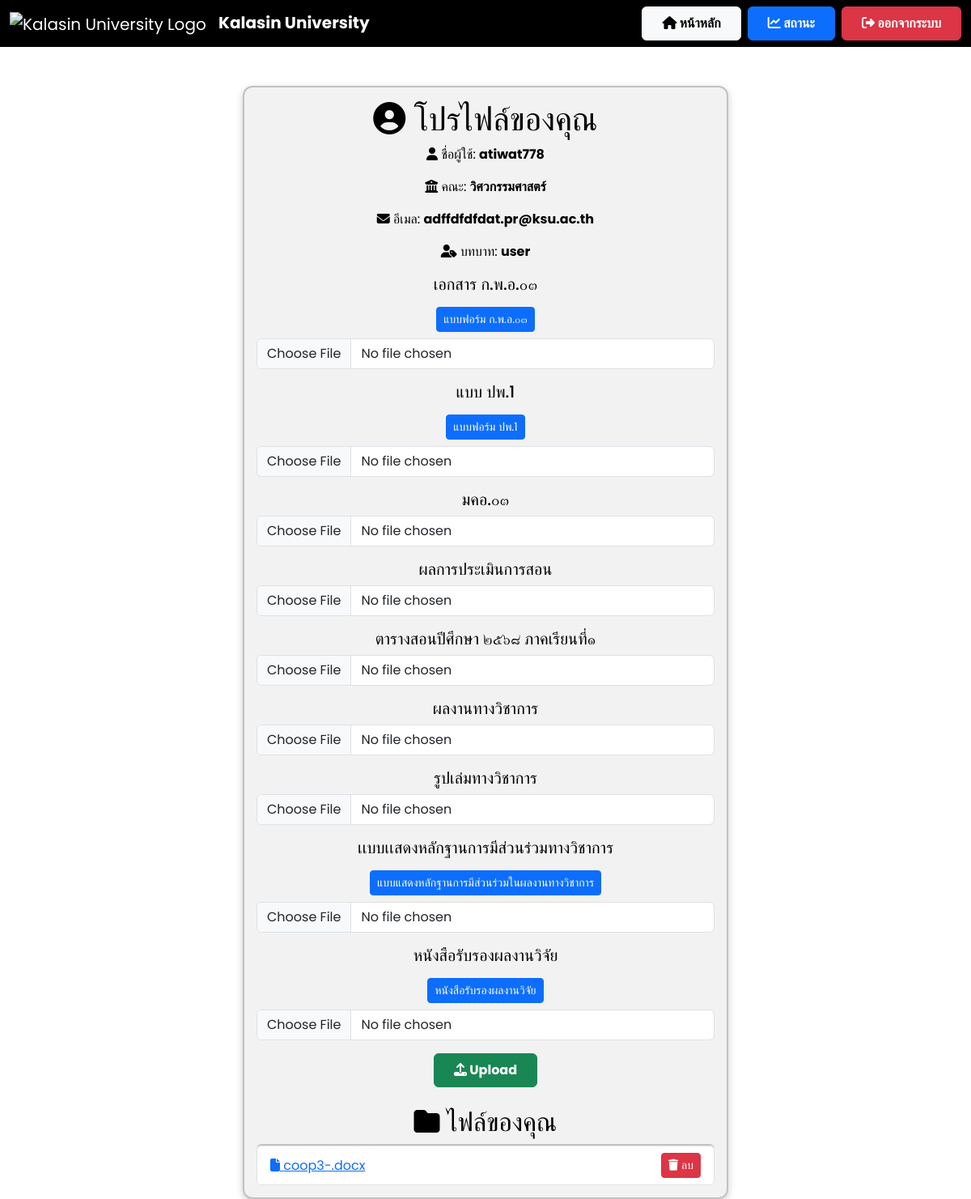
/profile (signed in), run on an earlier commit of the app's database.
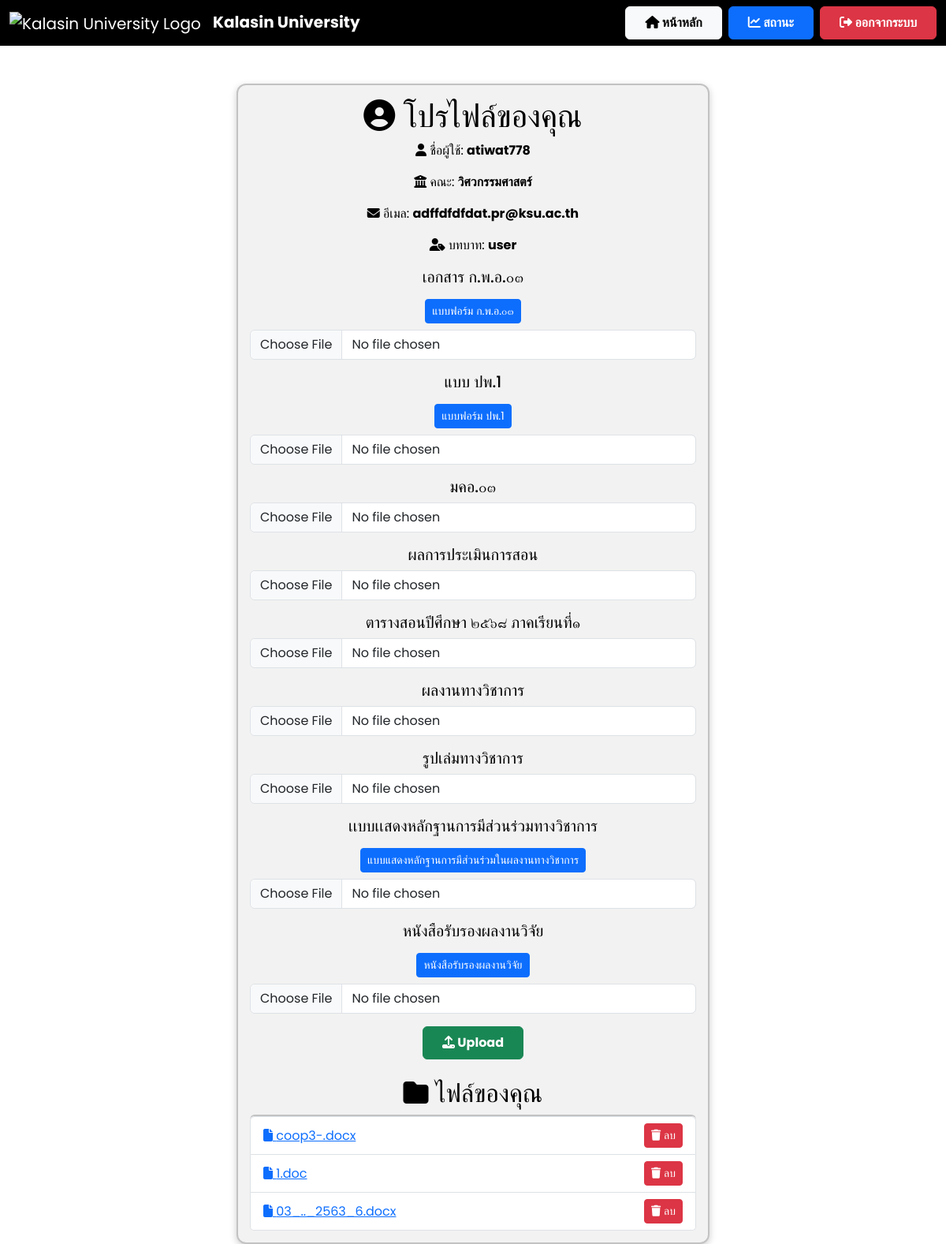
And on a later commit of the database.
### models.py (models this page shows)
class File(db.Model):
    id = db.Column(db.Integer, primary_key=True)
    filename = db.Column(db.String(255), nullable=False)
    file_path = db.Column(db.String(255), nullable=True)
    status = db.Column(db.String(50), nullable=False, default="รอตรวจสอบ")
    comment = db.Column(db.Text, nullable=True)
    user_id = db.Column(db.Integer, db.ForeignKey('user.id'), nullable=False)
    upload_date = db.Column(db.DateTime, default=db.func.current_timestamp())
    review_date = db.Column(db.DateTime, nullable=True)
    approve_date = db.Column(db.DateTime, nullable=True)
    user = db.relationship('User', back_populates='files')

### app.py (the view)
@app.route('/profile')
def profile():
    if 'user_id' not in session:
        return redirect(url_for('login'))
    user  = User.query.get(session['user_id'])
    files = File.query.filter_by(user_id=user.id).all()
    th = {
        'engineering': 'วิศวกรรมศาสตร์',
        'science':     'วิทยาศาสตร์',
        'education':   'ครุศาสตร์',
        'nursing':     'พยาบาลศาสตร์',
        'law':         'นิติศาสตร์',
        'arts':        'ศิลปศาสตร์'
    }
    return render_template(
        'profile.html',
        username=user.username,
        email   =user.email,
        role    =user.role,
        faculty =th.get(user.faculty, user.faculty),   # ส่งชื่อไทย
        files   =files
    )

### templates/profile.html (shortened to what the changed rows need)
<!DOCTYPE html>
<html lang="th">
<head>
    <link href="https://cdn.jsdelivr.net/npm/bootstrap@5.3.3/dist/css/bootstrap.min.css" rel="stylesheet">
    <link rel="stylesheet" href="https://cdnjs.cloudflare.com/ajax/libs/font-awesome/6.4.2/css/all.min.css">
</head>
<body>
    <div class="container mt-5">
        <div class="card text-center">
            <h1><i class="fas fa-user-circle"></i> โปรไฟล์ของคุณ</h1>
            <h2 class="mt-4"><i class="fas fa-folder"></i> ไฟล์ของคุณ</h2>
            <ul class="list-group">
                {% for file in files %}
                <li class="list-group-item d-flex justify-content-between align-items-center">
                    <a href="{{ url_for('view_file', filename=file.filename) }}" target="_blank">
                        <i class="fas fa-file"></i> {{ file.filename }}
                    </a>
                    <a href="{{ url_for('delete_file', file_id=file.id) }}" class="btn btn-danger btn-sm">
                        <i class="fas fa-trash"></i> ลบ
                    </a>
                </li>
                {% endfor %}
            </ul>
        </div>
    </div>
</body>
</html>

What changed in the data, as far as the page shows it:
added File: filename "1.doc"
added File: filename "03_.._2563_6.docx"
